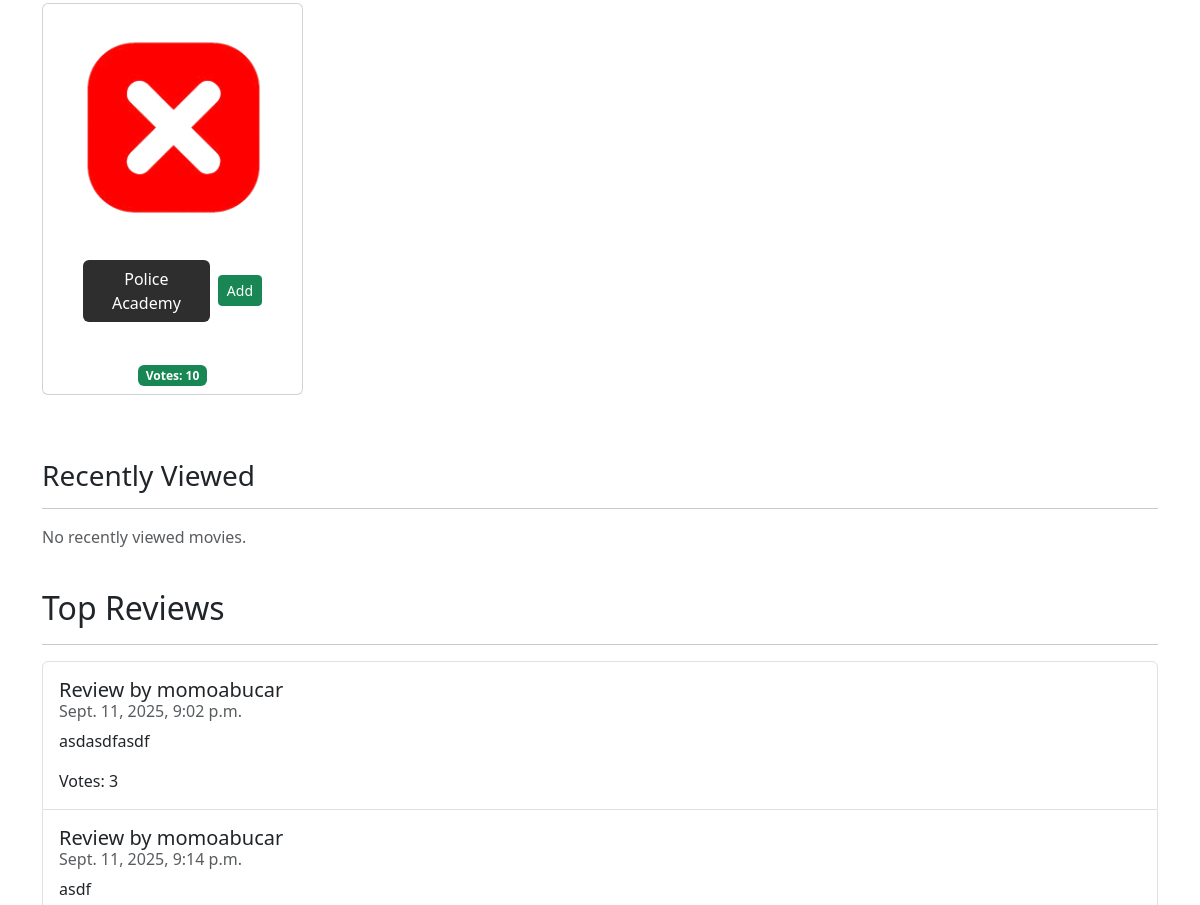
Before: /movies/ (middle part) with the older database file.
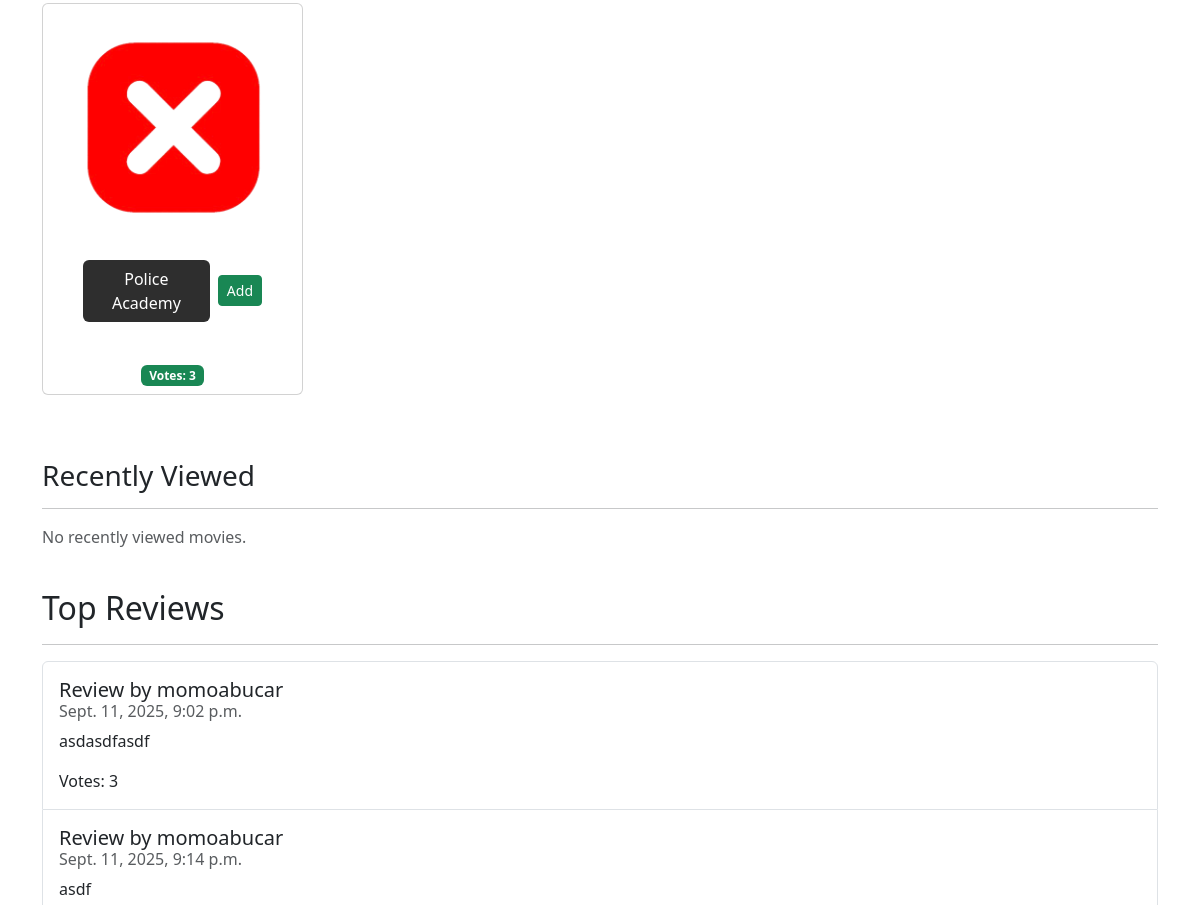
After: the same page with the newer database file.
### movies/models.py (models this page shows, shortened)
class Movie(models.Model):
    id = models.AutoField(primary_key=True)
    name = models.CharField(max_length=255)
    price = models.IntegerField()
    description = models.TextField()
    image = models.ImageField(upload_to='movie_images/')
    votes = models.IntegerField(default=0)

### movies/views.py (the view)
# urls.py: path('', views.index, name='cart.index'),
def index(request):
    search_term = request.GET.get('search')
    if search_term:
        movies = Movie.objects.filter(name__icontains=search_term)
    else:
        movies = Movie.objects.all()
    print('user favs', request.session.get('favs', []))
    template_data = {
        'title': 'Movies',
        'movies': movies,
        'recently_viewed': [Movie.objects.get(id=id) for id in request.session.get('recently_viewed', [])],
        'reviews': Review.objects.order_by('-votes')[:5],
        'most_voted': Movie.objects.order_by('-votes')[:5],
        'favorites': [Movie.objects.get(id=id) for id in request.session.get('favorites', [])],
    }
    return render(request, 'movies/index.html', {'template_data': template_data})

### movies/templates/movies/index.html (shortened to what this page needs)
{% extends 'base.html' %}
{% load static %}
{% block content %}
<div class="p-3">
  <div class="container">
    <div class="row mt-5">
      {% if template_data.most_voted %}
        {% for movie in template_data.most_voted %}
          <div class="col-md-4 col-lg-3 mb-3">
            <div class="card p-2 align-items-center pt-4 h-100">
              <img src="{{ movie.image.url }}" class="card-img-top rounded img-card-200" alt="{{ movie.name }}">
              <div class="card-body text-center d-flex justify-content-between align-items-center">
                <div class="card-body text-center d-flex justify-content-between align-items-center">
                  <a href="{% url 'movies.show' id=movie.id %}" class="btn bg-dark text-white me-2 flex-grow-1">
                    {{ movie.name }}
                  </a>
                  <form method="post" action="{% url 'cart.add' id=movie.id %}">
                    <button type="submit" class="btn btn-sm btn-success">Add</button>
                  </form>
                </div>
              </div>
              <div class="mt-2">
                <span class="badge bg-success">Votes: {{ movie.votes }}</span>
              </div>
            </div>
          </div>
        {% endfor %}
      {% else %}
        <div class="col-12">
          <p class="text-muted">No top voted movies yet.</p>
        </div>
      {% endif %}
    </div>
    <div class="row mt-5">
      <div class="col-12">
        <h3 class="mb-3">Recently Viewed</h3>
        <hr>
      </div>
      {% if template_data.recently_viewed %}
        {% for movie in template_data.recently_viewed %}
        <div class="col-md-4 col-lg-3 mb-3">
          <div class="card p-2 align-items-center pt-4 h-100">
            <img src="{{ movie.image.url }}" class="card-img-top rounded img-card-200" alt="{{ movie.name }}">
            <div class="card-body text-center d-flex justify-content-between align-items-center">
            <div class="card-body text-center d-flex justify-content-between align-items-center">
              <a href="{% url 'movies.show' id=movie.id %}" class="btn bg-dark text-white me-2 flex-grow-1">
                {{ movie.name }}
              </a>
                <form method="post" action="{% url 'cart.add' id=movie.id %}">
                    {% csrf_token %}
                    <button type="submit" class="btn btn-sm btn-success">Add</button>
                </form>
            </div>
            </div>
          </div>
        </div>
        {% endfor %}
      {% else %}
        <div class="col-12">
          <p class="text-muted">No recently viewed movies.</p>
        </div>
      {% endif %}
    </div>
  <h2 class="mt-4">Top Reviews</h2>
  <hr>
  <ul class="list-group">
    {% for review in template_data.reviews %}
      <li class="list-group-item py-3">
        <h5 class="card-title">Review by {{ review.user.username }}</h5>
        <h6 class="card-subtitle mb-2 text-muted">{{ review.date }}</h6>
        <p class="card-text">{{ review.comment }}</p>
        <p class="card-text">Votes: {{ review.votes }}</p>
      </li>
    {% empty %}
      <li class="list-group-item py-3">No reviews yet.</li>
    {% endfor %}
  </ul>
  </div>
</div>
{% endblock content %}

Changed rows visible on the page:
changed Movie "Police Academy": votes "10" → "3"
